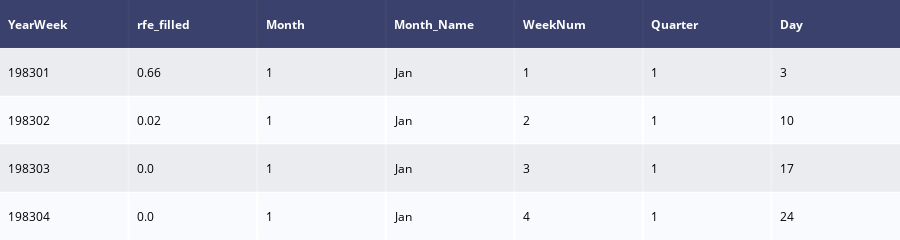

The cell this chart's notebook holds for it:
### Code cell
# pretty table

table = ff.create_table(df_som[['YearWeek', 'rfe_filled','Month', 'Month_Name', 'WeekNum', 'Quarter',
       'Day']].head(4))
table

### Figure 1 — Plotly figure (JSON) as saved in the notebook; plotly's stock layout.template omitted (floating-point values rounded to 4 significant figures)
{"data": [{"colorscale": [[0, "#00083e"], [0.5, "#ededee"], [1, "#ffffff"]], "hoverinfo": "none", "opacity": 0.75, "showscale": false, "type": "heatmap", "z": [[0, 0, 0, 0, 0, 0, 0], [0.5, 0.5, 0.5, 0.5, 0.5, 0.5, 0.5], [1, 1, 1, 1, 1, 1, 1], [0.5, 0.5, 0.5, 0.5, 0.5, 0.5, 0.5], [1, 1, 1, 1, 1, 1, 1]]}], "layout": {"annotations": [{"align": "left", "font": {"color": "#ffffff"}, "showarrow": false, "text": "<b>YearWeek</b>", "x": -0.45, "xanchor": "left", "xref": "x", "y": 0, "yref": "y"}, {"align": "left", "font": {"color": "#ffffff"}, "showarrow": false, "text": "<b>rfe_filled</b>", "x": 0.55, "xanchor": "left", "xref": "x", "y": 0, "yref": "y"}, {"align": "left", "font": {"color": "#ffffff"}, "showarrow": false, "text": "<b>Month</b>", "x": 1.55, "xanchor": "left", "xref": "x", "y": 0, "yref": "y"}, {"align": "left", "font": {"color": "#ffffff"}, "showarrow": false, "text": "<b>Month_Name</b>", "x": 2.55, "xanchor": "left", "xref": "x", "y": 0, "yref": "y"}, {"align": "left", "font": {"color": "#ffffff"}, "showarrow": false, "text": "<b>WeekNum</b>", "x": 3.55, "xanchor": "left", "xref": "x", "y": 0, "yref": "y"}, {"align": "left", "font": {"color": "#ffffff"}, "showarrow": false, "text": "<b>Quarter</b>", "x": 4.55, "xanchor": "left", "xref": "x", "y": 0, "yref": "y"}, {"align": "left", "font": {"color": "#ffffff"}, "showarrow": false, "text": "<b>Day</b>", "x": 5.55, "xanchor": "left", "xref": "x", "y": 0, "yref": "y"}, {"align": "left", "font": {"color": "#000000"}, "showarrow": false, "text": "198301", "x": -0.45, "xanchor": "left", "xref": "x", "y": 1, "yref": "y"}, {"align": "left", "font": {"color": "#000000"}, "showarrow": false, "text": "0.66", "x": 0.55, "xanchor": "left", "xref": "x", "y": 1, "yref": "y"}, {"align": "left", "font": {"color": "#000000"}, "showarrow": false, "text": "1", "x": 1.55, "xanchor": "left", "xref": "x", "y": 1, "yref": "y"}, {"align": "left", "font": {"color": "#000000"}, "showarrow": false, "text": "Jan", "x": 2.55, "xanchor": "left", "xref": "x", "y": 1, "yref": "y"}, {"align": "left", "font": {"color": "#000000"}, "showarrow": false, "text": "1", "x": 3.55, "xanchor": "left", "xref": "x", "y": 1, "yref": "y"}, {"align": "left", "font": {"color": "#000000"}, "showarrow": false, "text": "1", "x": 4.55, "xanchor": "left", "xref": "x", "y": 1, "yref": "y"}, {"align": "left", "font": {"color": "#000000"}, "showarrow": false, "text": "3", "x": 5.55, "xanchor": "left", "xref": "x", "y": 1, "yref": "y"}, {"align": "left", "font": {"color": "#000000"}, "showarrow": false, "text": "198302", "x": -0.45, "xanchor": "left", "xref": "x", "y": 2, "yref": "y"}, {"align": "left", "font": {"color": "#000000"}, "showarrow": false, "text": "0.02", "x": 0.55, "xanchor": "left", "xref": "x", "y": 2, "yref": "y"}, {"align": "left", "font": {"color": "#000000"}, "showarrow": false, "text": "1", "x": 1.55, "xanchor": "left", "xref": "x", "y": 2, "yref": "y"}, {"align": "left", "font": {"color": "#000000"}, "showarrow": false, "text": "Jan", "x": 2.55, "xanchor": "left", "xref": "x", "y": 2, "yref": "y"}, {"align": "left", "font": {"color": "#000000"}, "showarrow": false, "text": "2", "x": 3.55, "xanchor": "left", "xref": "x", "y": 2, "yref": "y"}, {"align": "left", "font": {"color": "#000000"}, "showarrow": false, "text": "1", "x": 4.55, "xanchor": "left", "xref": "x", "y": 2, "yref": "y"}, {"align": "left", "font": {"color": "#000000"}, "showarrow": false, "text": "10", "x": 5.55, "xanchor": "left", "xref": "x", "y": 2, "yref": "y"}, {"align": "left", "font": {"color": "#000000"}, "showarrow": false, "text": "198303", "x": -0.45, "xanchor": "left", "xref": "x", "y": 3, "yref": "y"}, {"align": "left", "font": {"color": "#000000"}, "showarrow": false, "text": "0.0", "x": 0.55, "xanchor": "left", "xref": "x", "y": 3, "yref": "y"}, {"align": "left", "font": {"color": "#000000"}, "showarrow": false, "text": "1", "x": 1.55, "xanchor": "left", "xref": "x", "y": 3, "yref": "y"}, {"align": "left", "font": {"color": "#000000"}, "showarrow": false, "text": "Jan", "x": 2.55, "xanchor": "left", "xref": "x", "y": 3, "yref": "y"}, {"align": "left", "font": {"color": "#000000"}, "showarrow": false, "text": "3", "x": 3.55, "xanchor": "left", "xref": "x", "y": 3, "yref": "y"}, {"align": "left", "font": {"color": "#000000"}, "showarrow": false, "text": "1", "x": 4.55, "xanchor": "left", "xref": "x", "y": 3, "yref": "y"}, {"align": "left", "font": {"color": "#000000"}, "showarrow": false, "text": "17", "x": 5.55, "xanchor": "left", "xref": "x", "y": 3, "yref": "y"}, {"align": "left", "font": {"color": "#000000"}, "showarrow": false, "text": "198304", "x": -0.45, "xanchor": "left", "xref": "x", "y": 4, "yref": "y"}, {"align": "left", "font": {"color": "#000000"}, "showarrow": false, "text": "0.0", "x": 0.55, "xanchor": "left", "xref": "x", "y": 4, "yref": "y"}, {"align": "left", "font": {"color": "#000000"}, "showarrow": false, "text": "1", "x": 1.55, "xanchor": "left", "xref": "x", "y": 4, "yref": "y"}, {"align": "left", "font": {"color": "#000000"}, "showarrow": false, "text": "Jan", "x": 2.55, "xanchor": "left", "xref": "x", "y": 4, "yref": "y"}, {"align": "left", "font": {"color": "#000000"}, "showarrow": false, "text": "4", "x": 3.55, "xanchor": "left", "xref": "x", "y": 4, "yref": "y"}, {"align": "left", "font": {"color": "#000000"}, "showarrow": false, "text": "1", "x": 4.55, "xanchor": "left", "xref": "x", "y": 4, "yref": "y"}, {"align": "left", "font": {"color": "#000000"}, "showarrow": false, "text": "24", "x": 5.55, "xanchor": "left", "xref": "x", "y": 4, "yref": "y"}], "height": 200, "margin": {"b": 0, "l": 0, "r": 0, "t": 0}, "xaxis": {"dtick": 1, "gridwidth": 2, "showticklabels": false, "tick0": -0.5, "ticks": "", "zeroline": false}, "yaxis": {"autorange": "reversed", "dtick": 1, "gridwidth": 2, "showticklabels": false, "tick0": 0.5, "ticks": "", "zeroline": false}}}
